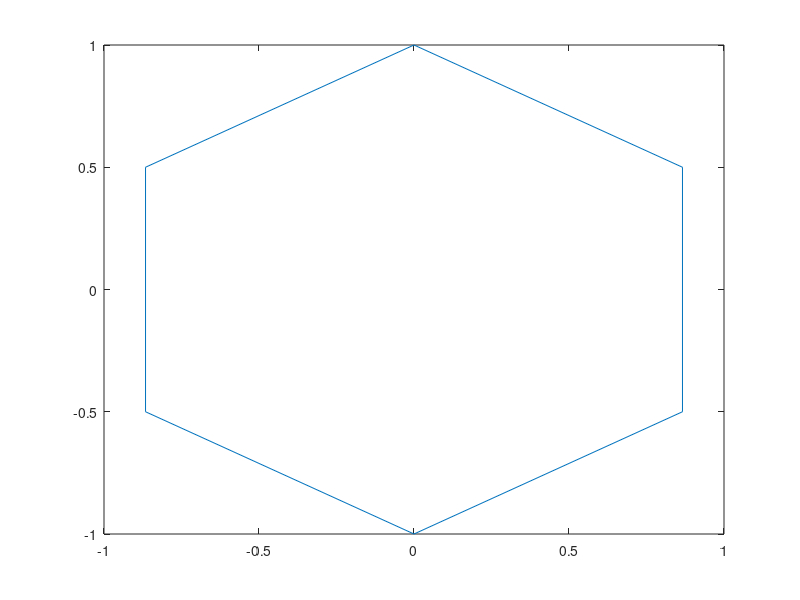

Write the MATLAB code that produced this figure. (Note: this script raises an error after producing the figure.)
clear
close all
clc

% 1) Nakreslete pravidelný šestiúhelník pomocí příkazu plot

hexagon = figure();
corners = 0:60:360;
xCoords = sind(corners);
yCoords = cosd(corners);
plot(xCoords, yCoords);

% 2)
% Napište funkci v Matlabu, která vyhodnotí funkční předpis daný níže. Pokud bude
% uživatelem zadaná pouze jedna vstupní proměnná x, pak nechť y má standardní
% hodnotu nula. Funkce tedy sama rozpozná kolik vstupních proměnných uživatel zadá
% (nargin). Funkce nechť funguje vektorově, tedy zadá-li uživatel libovolně rozměrné
% pole hodnot, vyhodnotí se funkce pro každý prvek pole zvlášť (element-wise). Zákaz
% použití cyklů for nebo while.

% -> na konci souboru


% 3) Vykreslete hodnoty funkcí f(x), f(x,1) a f(x,2) v rozmezí x = -5...5 s krokem délky 0,05.

x = -5:0.05:5;
fx = functionGenerator(x);
fx1 = functionGenerator(x, 1);
fx2 = functionGenerator(x, 2);

% a) do jednoho 2D obrázku

all_in_one = figure();
plot(x, fx, x, fx1, x, fx2);
title('f(x)');
xlabel('x');
ylabel('f(x)');
legend('f(x)', 'f(x, 1)', 'f(x, 2)');

% b) každou do vlastního 2D podobrázku (subplot) a propojte osy x pomocí
% linkaxes.

subplots = figure();
subplot(3, 1, 1);
plot(x, fx, col="red");
title('f(x)');
xlabel('x');
ylabel('f(x)');
legend('f(x)');

subplot(3, 1, 2);
plot(x, fx1, col="blue");
title('f(x, 1)');
xlabel('x');
ylabel('f(x, 1)');
legend('f(x, 1)');

subplot(3, 1, 3);
plot(x, fx2, col="green");
title('f(x, 2)');
xlabel('x');
ylabel('f(x, 2)');
legend('f(x, 2)');

% Popište osy, vložte nadpis a legendu. Jednotlivé čáry barevně odlište. Výsledek (a)
% uložte do souboru formátu JPG, BMP a PDF a porovnejte velikosti souborů a kvalitu
% obrázku. Výsledek (b) uložte do souboru formátu FIG.

saveas(all_in_one, "3a.bmp");
saveas(all_in_one, "3a.jpg");
saveas(all_in_one, "3a.pdf");

saveas(subplots, "3b.fig");

% 4) Vykreslete 3D graf funkce f(x,y) pro x = -5...5 s krokem délky 0,1 a y = -6...6 s krokem
% délky 0,2

three = figure();
xF = -5:0.1:5;
yF = -6:0.2:6;
[X,Y]=meshgrid(xF,yF);
Z = functionGenerator(X, Y);
surf(X, Y, Z);

% funkce:

function out = functionGenerator(x, y)
    if (nargin == 1)    
        y = 0;
    end
    out=x.*exp(-x.^2-y.^2)+tanh(x.*y);
end